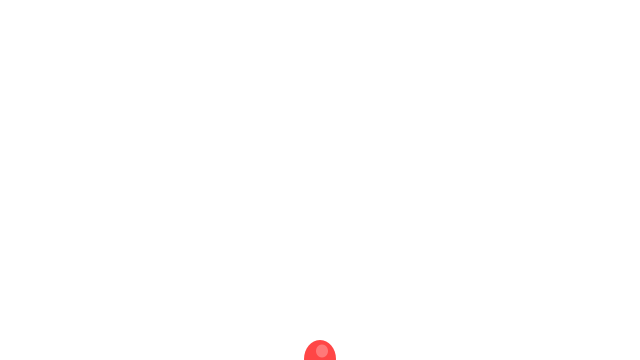
Frame 1 (no input)
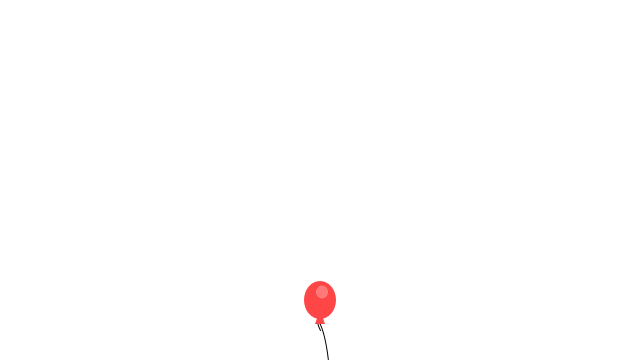
Frame 60 (the mouse pressed at the canvas centre just before this capture)
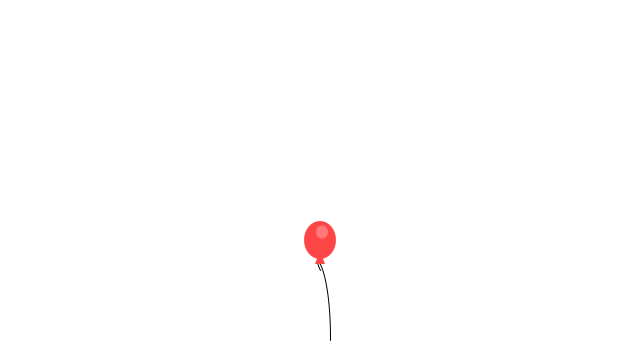
Frame 120 (the mouse held since frame 60 and released just before this capture)

The Processing sketch that drew these frames (run headless with seeded random() and noise(); from frame 60 on, the mouse is pressed at the canvas centre):

// Processing sketch: ejercicio2_1
// ── ejercicio2_1.pde
/* //<>//
 Ejercicio 2.1
 Utilizando fuerzas, simula on globo lleno de helio
 que flota hacia arriba y rbota en el borde de
 la ventana. ¿Puedes agregar una fuerza que cambie
 en el tiempo, quizás de utilizando ruido Perliano?
 
 La Naturaleza del Código
 traducido por Sergio Majluf, Nicolás Troncoso
 y estudiantes de Diseño UDD
 http://github.com/disenoudd/the-Nature-of-Code
 */

Caminante globo;
float t = random(1000);


void setup() {
  size(640, 360);
  globo = new Caminante();
  background(255);
}

void draw() {
  background(255);

  globo.actualizar();
  globo.revisarBordes();
  globo.mostrar();

  t += 0.01;
}

void keyPressed() {

  float rp = noise(t)/5;
  PVector viento = new PVector(-rp, 0);
  if (key == CODED && keyCode == RIGHT ) {
    viento.x *= -1;
  }
  globo.aplicarFuerza(viento);
  println(viento.x + " " + t);
}
// ── Caminante.pde
class Caminante {

  PVector posicion;
  PVector velocidad;
  PVector aceleracion;

  Caminante() {
    posicion = new PVector(width/2, height);
    velocidad = new PVector(0, 0);
    aceleracion = new PVector(0, -1);
  }

  void aplicarFuerza(PVector fuerza) {
    aceleracion.add(fuerza);
  }

  void actualizar() {
    velocidad.add(aceleracion);
    posicion.add(velocidad);
    aceleracion.mult(0);
  }

  void mostrar() {
    stroke(0);
    float tx = posicion.x;
    float ty = posicion.y;
    float dx = random(-1.1, 1.1);
    float dy = random(-1.1, -1.1);
    //line(posicion.x, posicion.y, posicion.x, posicion.y+100);
    bezier(tx, ty+30, tx-10, ty+10, tx+(10+dx), ty+(20+dy), tx+10, ty+100);
    noStroke();
    fill(#FF4646);
    triangle(posicion.x, posicion.y +10, posicion.x+5, posicion.y+24, posicion.x-5, posicion.y+24);
    ellipse(posicion.x, posicion.y, 32, 38);
    fill(255, 70);
    ellipse(posicion.x+2, posicion.y-8, 12, 13);
  }

  void revisarBordes() {
    if (posicion.x > width) {
      posicion.x = width;
      velocidad.x *= -1;
    } else if (posicion.x < 0) {
      velocidad.x *= -1;
      posicion.x = 0;
    }

    if (posicion.y > height) {
      velocidad.y *= -1;
      posicion.y = height;
    } else if (posicion.y < 0) {
      velocidad.y *= -1;
      posicion.y = 0;
    }
  }
}
// ── Movedor.pde
class Movedor {

  PVector posicion;
  PVector velocidad;
  PVector aceleracion;

  Movedor() {
    posicion = new PVector(width/2, height);
    velocidad = new PVector(0, 0);
    aceleracion = new PVector(0, -1);
  }

  void aplicarFuerza(PVector fuerza) {
    aceleracion.add(fuerza);
  }

  void actualizar() {
    velocidad.add(aceleracion);
    posicion.add(velocidad);
    aceleracion.mult(0);
  }

  void mostrar() {
    stroke(0);
    float tx = posicion.x;
    float ty = posicion.y;
    float dx = random(-1.1, 1.1);
    float dy = random(-1.1, -1.1);
    //line(posicion.x, posicion.y, posicion.x, posicion.y+100);
    bezier(tx, ty+30, tx-10, ty+10, tx+(10+dx), ty+(20+dy), tx+10, ty+100);
    noStroke();
    fill(#FF4646);
    triangle(posicion.x, posicion.y +10, posicion.x+5, posicion.y+24, posicion.x-5, posicion.y+24);
    ellipse(posicion.x, posicion.y, 32, 38);
    fill(255, 70);
    ellipse(posicion.x+2, posicion.y-8, 12, 13);
  }

  void revisarBordes() {
    if (posicion.x > width) {
      posicion.x = width;
      velocidad.x *= -1;
    } else if (posicion.x < 0) {
      velocidad.x *= -1;
      posicion.x = 0;
    }

    if (posicion.y > height) {
      velocidad.y *= -1;
      posicion.y = height;
    } else if (posicion.y < 0) {
      velocidad.y *= -1;
      posicion.y = 0;
    }
  }
}
